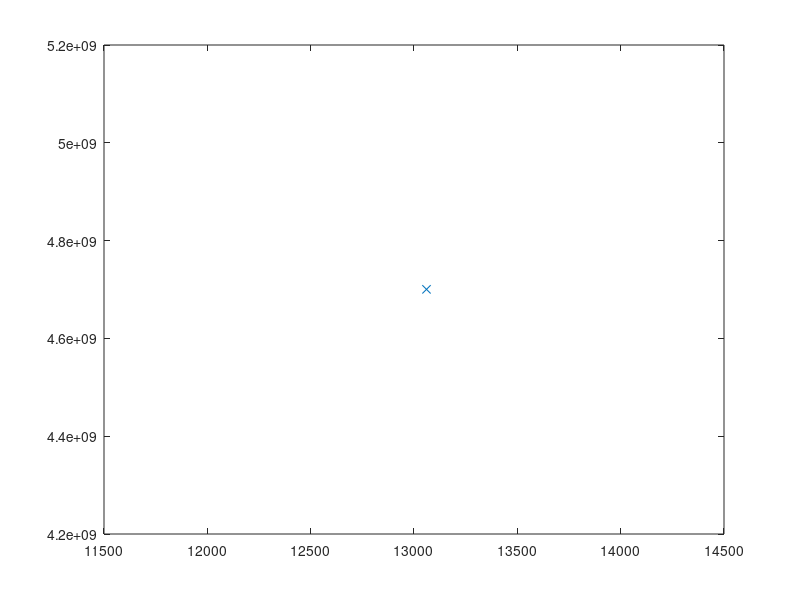

This figure's MATLAB source:
Omega_SHO = 0.006452
xi = [2705710525.4906921,       -3873534938.3634562 ,      -2681433813.0402393 ]
vi = [-11372871.430080282,        73591.840957018765,       -16765518.336228890     ]

phase_i = atan2(-vi,xi*Omega_SHO);
A_i = xi./cos(phase_i);

t = linspace(0,13060.479507549448 ,1000)

for k = 1:length(t)
x = A_i.*cos(Omega_SHO*t(k) + phase_i);
r(k) = sqrt(sum(x.^2,2));
v = -A_i.*Omega_SHO.*sin(Omega_SHO*t(k) + phase_i);
xhat = x./sqrt(x*x');
vr(k) = v*xhat';
vmag(k) = sqrt(v*v');

end

plot(t,r)
plot(t(end),r(end),'x')